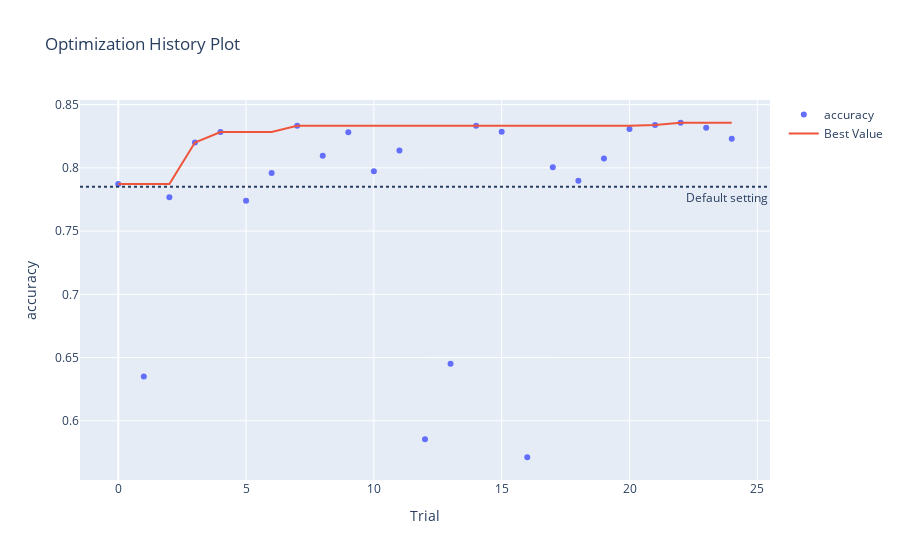

Write notebook code for a chart like this one.
### Code cell
svm.plot()

### Figure 1 — Plotly figure (JSON) as saved in the notebook; plotly's stock layout.template omitted (floating-point values rounded to 4 significant figures)
{"data": [{"mode": "markers", "name": "accuracy", "type": "scatter", "x": [0, 1, 2, 3, 4, 5, 6, 7, 8, 9, 10, 11, 12, 13, 14, 15, 16, 17, 18, 19, 20, 21, 22, 23, 24], "y": [0.7872, 0.6349, 0.7768, 0.82, 0.8283, 0.7739, 0.7959, 0.8332, 0.8095, 0.8281, 0.7973, 0.8138, 0.5853, 0.6452, 0.8333, 0.8286, 0.5711, 0.8006, 0.7898, 0.8074, 0.8308, 0.8339, 0.8357, 0.8317, 0.823]}, {"mode": "lines", "name": "Best Value", "type": "scatter", "x": [0, 1, 2, 3, 4, 5, 6, 7, 8, 9, 10, 11, 12, 13, 14, 15, 16, 17, 18, 19, 20, 21, 22, 23, 24], "y": [0.7872, 0.7872, 0.7872, 0.82, 0.8283, 0.8283, 0.8283, 0.8332, 0.8332, 0.8332, 0.8332, 0.8332, 0.8332, 0.8332, 0.8333, 0.8333, 0.8333, 0.8333, 0.8333, 0.8333, 0.8333, 0.8339, 0.8357, 0.8357, 0.8357]}, {"marker": {"color": "#cccccc"}, "mode": "markers", "name": "Infeasible Trial", "showlegend": false, "type": "scatter", "x": [], "y": []}], "layout": {"annotations": [{"showarrow": false, "text": "Default setting", "x": 1, "xanchor": "right", "xref": "x domain", "y": 0.785, "yanchor": "top", "yref": "y"}], "shapes": [{"line": {"dash": "dot"}, "type": "line", "x0": 0, "x1": 1, "xref": "x domain", "y0": 0.785, "y1": 0.785, "yref": "y"}], "title": {"text": "Optimization History Plot"}, "xaxis": {"title": {"text": "Trial"}}, "yaxis": {"title": {"text": "accuracy"}}}}
